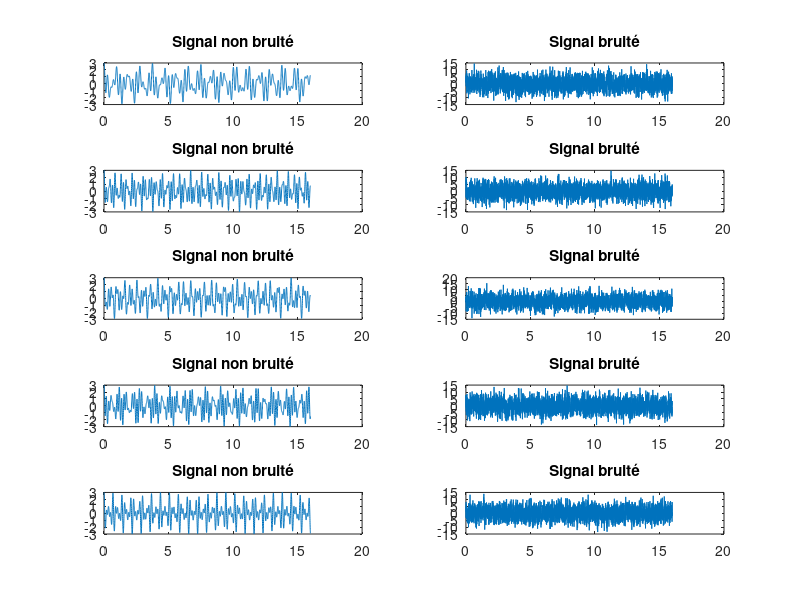

This chart was generated by the following MATLAB code:
%%

Fe = 256;
N = 4096;
T = N/Fe;

t = 0:T/N:T-T/N;

nFreq = 3;

for i = 1:5
    fList = (rand([nFreq, 1])+0.2)*5;
    A = 1;
    s = zeros(1, 4096);
    for j=1:nFreq
        s = s + A*cos(2*pi*fList(j)*t);
    end
    sB = awgn(s, -10, 'measured');
    subplot(5, 2, 2*i-1)
    plot(t, s)
    title('Signal non bruité')
    subplot(5, 2, 2*i)
    plot(t, sB)
    title('Signal bruité')
    disp(10*log10(sum(sB)^2/(sum(s-sB)^2)))
end

%%

for i = 1:1000
    fList = (rand([nFreq, 1])+0.2)*5;
    A = 1;
    s = zeros(1, 4096);
    for j=1:nFreq
        s = s + A*cos(2*pi*fList(j)*t);
    end
    sB = awgn(s, -7, 'measured');
    sigList(i, :) = s;
    sigListNoise(i, :) = sB;
end

csvwrite('label3f.csv', sigList);
csvwrite('train3f.csv', sigListNoise);
